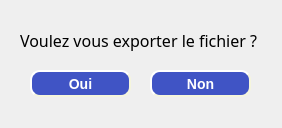
<?xml version="1.0" encoding="UTF-8"?>
<ui version="4.0">
 <class>frm</class>
 <widget class="QWidget" name="frm">
  <property name="geometry">
   <rect>
    <x>0</x>
    <y>0</y>
    <width>282</width>
    <height>128</height>
   </rect>
  </property>
  <property name="windowTitle">
   <string>frm</string>
  </property>
  <widget class="QLabel" name="label">
   <property name="geometry">
    <rect>
     <x>20</x>
     <y>30</y>
     <width>261</width>
     <height>21</height>
    </rect>
   </property>
   <property name="font">
    <font>
     <family>KacstQurn</family>
     <pointsize>12</pointsize>
    </font>
   </property>
   <property name="text">
    <string>Voulez vous exporter le fichier ?</string>
   </property>
  </widget>
  <widget class="QPushButton" name="pushButton">
   <property name="geometry">
    <rect>
     <x>30</x>
     <y>70</y>
     <width>101</width>
     <height>27</height>
    </rect>
   </property>
   <property name="styleSheet">
    <string notr="true"> QPushButton#pushButton:pressed{
    color: rgb(255, 255, 255);
	 background-color: rgb(64, 84, 197);
     border-style: outset;
     border-width: 2px;
     border-radius: 10px;
     border-color: red;
     font: bold 14px;
     min-width: 5em;
     padding: 6px;
 }
 
QPushButton#pushButton{
    color: rgb(255, 255, 255);
	 background-color: rgb(64, 84, 197);
     border-style: outset;
     border-width: 2px;
     border-radius: 10px;
     border-color: beige;
     font: bold 14px;
     min-width: 5em;
     padding: 6px;
 }</string>
   </property>
   <property name="text">
    <string>Oui</string>
   </property>
  </widget>
  <widget class="QPushButton" name="pushButton_2">
   <property name="geometry">
    <rect>
     <x>150</x>
     <y>70</y>
     <width>101</width>
     <height>27</height>
    </rect>
   </property>
   <property name="styleSheet">
    <string notr="true"> QPushButton#pushButton_2:pressed{
    color: rgb(255, 255, 255);
	 background-color: rgb(64, 84, 197);
     border-style: outset;
     border-width: 2px;
     border-radius: 10px;
     border-color: red;
     font: bold 14px;
     min-width: 5em;
     padding: 6px;
 }
 
QPushButton#pushButton_2{
    color: rgb(255, 255, 255);
	 background-color: rgb(64, 84, 197);
     border-style: outset;
     border-width: 2px;
     border-radius: 10px;
     border-color: beige;
     font: bold 14px;
     min-width: 5em;
     padding: 6px;
 }</string>
   </property>
   <property name="text">
    <string>Non</string>
   </property>
  </widget>
 </widget>
 <layoutdefault spacing="6" margin="11"/>
 <resources/>
 <connections>
  <connection>
   <sender>pushButton_2</sender>
   <signal>clicked()</signal>
   <receiver>frm</receiver>
   <slot>close()</slot>
   <hints>
    <hint type="sourcelabel">
     <x>206</x>
     <y>60</y>
    </hint>
    <hint type="destinationlabel">
     <x>224</x>
     <y>93</y>
    </hint>
   </hints>
  </connection>
 </connections>
</ui>
